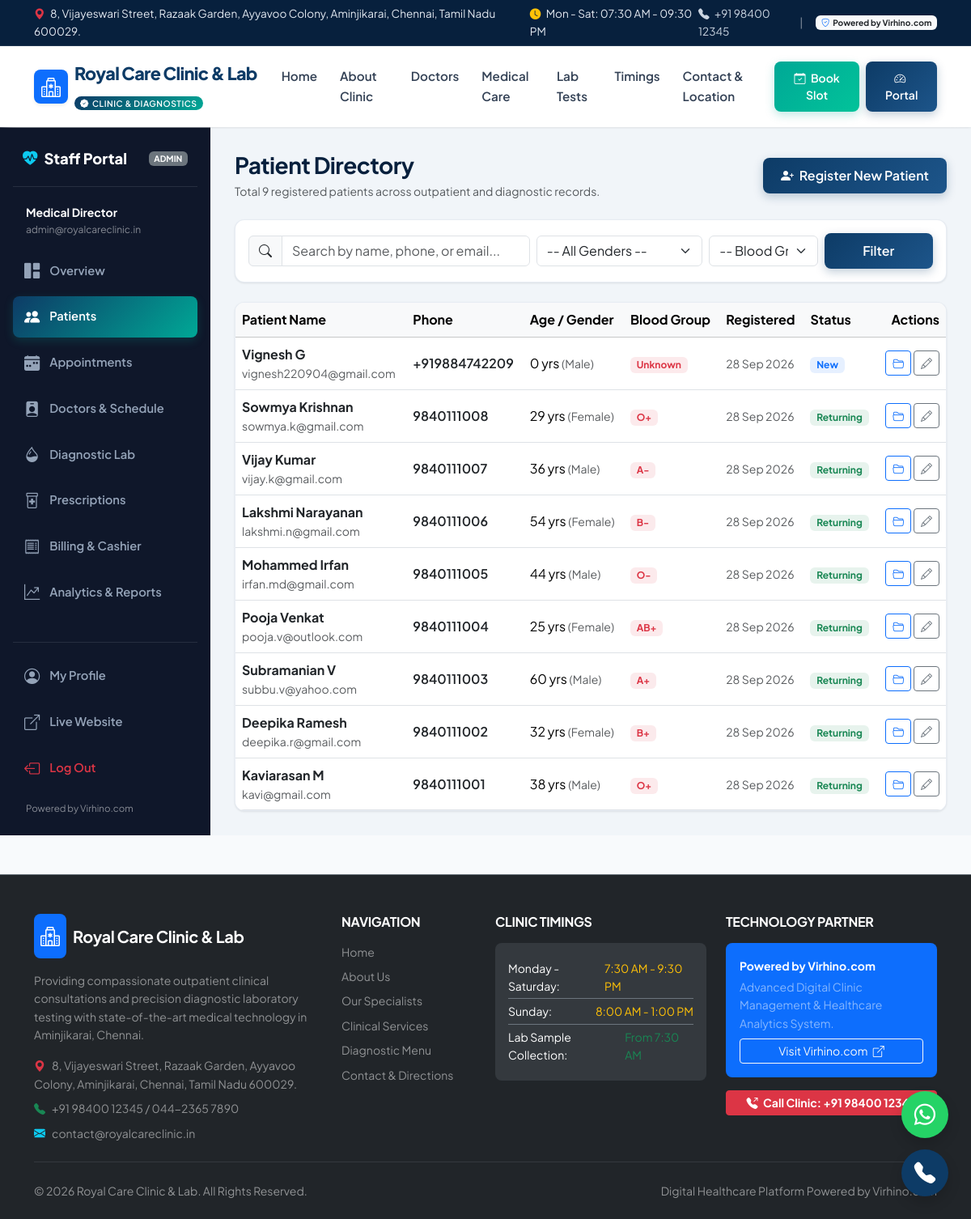
The page /patients/ (signed in) on the database its author committed.
### accounts/models.py (models this page shows, shortened)
class User(AbstractUser):
    ROLE_CHOICES = (
        ('admin', 'Administrator'),
        ('doctor', 'Doctor / Specialist'),
        ('receptionist', 'Receptionist / Front Desk'),
        ('lab_technician', 'Lab Technician / Pathologist'),
        ('patient', 'Patient'),
    )
    role = models.CharField(max_length=20, choices=ROLE_CHOICES, default='receptionist')
    phone = models.CharField(max_length=20, unique=True, null=True, blank=True)
    address = models.TextField(blank=True, null=True)
    avatar = models.ImageField(upload_to='avatars/', blank=True, null=True)
    class Meta:
        ordering = ['username']
        verbose_name = 'User'
        verbose_name_plural = 'Users'
    @property
    def is_staff_member(self):
        return self.role in ['admin', 'doctor', 'receptionist', 'lab_technician'] or self.is_staff

### patients/models.py (models this page shows, shortened)
class Patient(models.Model):
    GENDER_CHOICES = (
        ('male', 'Male'),
        ('female', 'Female'),
        ('other', 'Other'),
    )
    BLOOD_GROUP_CHOICES = (
        ('A+', 'A+'), ('A-', 'A-'),
        ('B+', 'B+'), ('B-', 'B-'),
        ('O+', 'O+'), ('O-', 'O-'),
        ('AB+', 'AB+'), ('AB-', 'AB-'),
        ('Unknown', 'Unknown'),
    )
    first_name = models.CharField(max_length=100)
    last_name = models.CharField(max_length=100, blank=True)
    phone = models.CharField(max_length=20, unique=True, db_index=True)
    email = models.EmailField(blank=True, null=True)
    date_of_birth = models.DateField(null=True, blank=True)
    gender = models.CharField(max_length=10, choices=GENDER_CHOICES, default='other')
    blood_group = models.CharField(max_length=10, choices=BLOOD_GROUP_CHOICES, default='Unknown')
    address = models.TextField(blank=True)
    emergency_contact = models.CharField(max_length=100, blank=True, help_text='Name & Phone')
    allergies = models.TextField(blank=True, help_text='Known drug/food allergies')
    medical_history = models.TextField(blank=True, help_text='Past illnesses, chronic conditions, surgeries')
    created_at = models.DateTimeField(auto_now_add=True, db_index=True)
    updated_at = models.DateTimeField(auto_now=True)
    class Meta:
        ordering = ['-created_at']
        indexes = [
            models.Index(fields=['phone']),
            models.Index(fields=['first_name', 'last_name']),
            models.Index(fields=['created_at']),
        ]
    @property
    def full_name(self):
        return f"{self.first_name} {self.last_name}".strip()
    @property
    def age(self):
        if not self.date_of_birth:
            return 'N/A'
        today = date.today()
        return today.year - self.date_of_birth.year - (
            (today.month, today.day) < (self.date_of_birth.month, self.date_of_birth.day)
        )
    @property
    def is_returning(self):
        return self.appointments.count() > 1 or self.lab_orders.count() > 1

### patients/views.py (the view, shortened to what this page needs)
# urls.py: path('', views.patient_list, name='patient_list'),
@login_required
@staff_required
def patient_list(request):
    search_query = request.GET.get('search', '').strip()
    gender_filter = request.GET.get('gender', '')
    blood_filter = request.GET.get('blood_group', '')
    queryset = Patient.objects.all()
    if gender_filter:
        queryset = queryset.filter(gender=gender_filter)
    if blood_filter:
        queryset = queryset.filter(blood_group=blood_filter)
    paginator = Paginator(queryset, 15)
    page_number = request.GET.get('page')
    patients = paginator.get_page(page_number)
    return render(request, 'patients/list.html', {
        'patients': patients,
        'search_query': search_query,
        'gender_filter': gender_filter,
        'blood_filter': blood_filter,
        'total_count': queryset.count(),
    })

### website/context_processors.py (called while the page is built)
def clinic_info(request):
    return {
        'CLINIC': settings.CLINIC_METADATA,
    }

### templates/patients/list.html (shortened to what this page needs)
{% extends 'dashboard_base.html' %}
{% block dashboard_content %}
<div class="d-flex flex-column flex-md-row justify-content-between align-items-md-center gap-3 mb-4">
  <div>
    <h3 class="fw-bold mb-1">Patient Directory</h3>
    <p class="text-muted small mb-0">Total {{ total_count }} registered patients across outpatient and diagnostic records.</p>
  </div>
  <div>
    <a href="{% url 'patient_create' %}" class="btn btn-primary-custom">
      <i class="bi bi-person-plus-fill me-1"></i> Register New Patient
    </a>
  </div>
</div>
<div class="card card-custom p-3 mb-4">
  <form method="GET" class="row g-2 align-items-center">
    <div class="col-md-5">
      <div class="input-group">
        <span class="input-group-text bg-light"><i class="bi bi-search"></i></span>
        <input type="text" name="search" class="form-control" placeholder="Search by name, phone, or email..." value="{{ search_query }}">
      </div>
    </div>
    <div class="col-md-3">
      <select name="gender" class="form-select">
        <option value="">-- All Genders --</option>
      </select>
    </div>
    <div class="col-md-2">
      <select name="blood_group" class="form-select">
        <option value="">-- Blood Group --</option>
      </select>
    </div>
    <div class="col-md-2 d-flex gap-2">
      <button type="submit" class="btn btn-primary-custom w-100">Filter</button>
    </div>
  </form>
</div>
<div class="card card-custom overflow-hidden">
  <div class="table-responsive">
    <table class="table table-hover align-middle mb-0">
      <thead class="table-light">
        <tr>
          <th>Patient Name</th>
          <th>Phone</th>
          <th>Age / Gender</th>
          <th>Blood Group</th>
          <th>Registered</th>
          <th>Status</th>
          <th class="text-end">Actions</th>
        </tr>
      </thead>
      <tbody>
        {% for patient in patients %}
          <tr>
            <td>
              <a href="{% url 'patient_detail' patient.pk %}" class="fw-bold text-decoration-none text-dark">
                {{ patient.full_name }}
              </a>
              {% if patient.email %}
                <div class="text-muted small">{{ patient.email }}</div>
              {% endif %}
            </td>
            <td>
              <a href="tel:{{ patient.phone }}" class="text-decoration-none text-dark fw-semibold">
                {{ patient.phone }}
              </a>
            </td>
            <td>
              <span>{{ patient.age }} yrs</span>
              <span class="text-muted small">({{ patient.get_gender_display }})</span>
            </td>
            <td>
              <span class="badge bg-danger bg-opacity-10 text-danger fw-bold">{{ patient.blood_group }}</span>
            </td>
            <td>
              <small class="text-muted">{{ patient.created_at|date:"d M Y" }}</small>
            </td>
            <td>
              {% if patient.is_returning %}
                <span class="badge bg-success bg-opacity-10 text-success fw-bold">Returning</span>
              {% else %}
                <span class="badge bg-primary bg-opacity-10 text-primary fw-bold">New</span>
              {% endif %}
            </td>
            <td class="text-end">
              <a href="{% url 'patient_detail' patient.pk %}" class="btn btn-sm btn-outline-primary" title="View Patient File">
                <i class="bi bi-folder2-open"></i>
              </a>
              <a href="{% url 'patient_edit' patient.pk %}" class="btn btn-sm btn-outline-secondary" title="Edit Info">
                <i class="bi bi-pencil"></i>
              </a>
            </td>
          </tr>
        {% empty %}
          <tr>
            <td colspan="7" class="text-center text-muted py-5">No patients found matching your search.</td>
          </tr>
        {% endfor %}
      </tbody>
    </table>
  </div>
</div>
{% endblock %}

### templates/dashboard_base.html
{% extends 'base.html' %}
{% load static %}
{% block content %}
<div class="dashboard-layout">
  <aside class="sidebar no-print">
    <div>
      <div class="sidebar-brand d-flex align-items-center justify-content-between">
        <div class="d-flex align-items-center gap-2">
          <i class="bi bi-heart-pulse-fill text-info"></i>
          <span>Staff Portal</span>
        </div>
        <span class="badge bg-secondary text-uppercase" style="font-size: 0.65rem;">{{ user.role }}</span>
      </div>
      <div class="px-3 mb-3 text-white-50 small">
        <div class="fw-bold text-white">{{ user.get_full_name|default:user.username }}</div>
        <div style="font-size: 0.75rem;">{{ user.email }}</div>
      </div>
      <ul class="sidebar-nav">
        <li>
          <a href="{% url 'dashboard' %}" class="sidebar-link {% if request.resolver_match.url_name == 'dashboard' %}active{% endif %}">
            <i class="bi bi-grid-1x2-fill"></i>
            <span>Overview</span>
          </a>
        </li>
        <li>
          <a href="{% url 'patient_list' %}" class="sidebar-link {% if 'patient' in request.resolver_match.url_name %}active{% endif %}">
            <i class="bi bi-people-fill"></i>
            <span>Patients</span>
          </a>
        </li>
        <li>
          <a href="{% url 'appointment_list' %}" class="sidebar-link {% if 'appointment' in request.resolver_match.url_name %}active{% endif %}">
            <i class="bi bi-calendar-week-fill"></i>
            <span>Appointments</span>
          </a>
        </li>
        <li>
          <a href="{% url 'doctor_list' %}" class="sidebar-link {% if 'doctor' in request.resolver_match.url_name %}active{% endif %}">
            <i class="bi bi-person-badge-fill"></i>
            <span>Doctors & Schedule</span>
          </a>
        </li>
        <li>
          <a href="{% url 'lab_dashboard' %}" class="sidebar-link {% if 'lab' in request.resolver_match.url_name %}active{% endif %}">
            <i class="bi bi-droplet-half"></i>
            <span>Diagnostic Lab</span>
          </a>
        </li>
        <li>
          <a href="{% url 'prescription_list' %}" class="sidebar-link {% if 'prescription' in request.resolver_match.url_name %}active{% endif %}">
            <i class="bi bi-prescription2"></i>
            <span>Prescriptions</span>
          </a>
        </li>
        <li>
          <a href="{% url 'invoice_list' %}" class="sidebar-link {% if 'invoice' in request.resolver_match.url_name %}active{% endif %}">
            <i class="bi bi-receipt"></i>
            <span>Billing & Cashier</span>
          </a>
        </li>
        <li>
          <a href="{% url 'analytics_dashboard' %}" class="sidebar-link {% if 'analytics' in request.resolver_match.url_name or 'report' in request.resolver_match.url_name %}active{% endif %}">
            <i class="bi bi-graph-up-arrow"></i>
            <span>Analytics & Reports</span>
          </a>
        </li>
      </ul>
    </div>
    <div class="pt-3 border-top border-secondary border-opacity-25">
      <ul class="sidebar-nav">
        <li>
          <a href="{% url 'profile' %}" class="sidebar-link {% if request.resolver_match.url_name == 'profile' %}active{% endif %}">
            <i class="bi bi-person-circle"></i>
            <span>My Profile</span>
          </a>
        </li>
        <li>
          <a href="{% url 'home' %}" class="sidebar-link" target="_blank">
            <i class="bi bi-box-arrow-up-right"></i>
            <span>Live Website</span>
          </a>
        </li>
        <li>
          <a href="{% url 'logout' %}" class="sidebar-link text-danger">
            <i class="bi bi-box-arrow-left"></i>
            <span>Log Out</span>
          </a>
        </li>
      </ul>
      <div class="mt-3 px-3 small text-white-50" style="font-size: 0.72rem;">
        {{ CLINIC.BRAND }}
      </div>
    </div>
  </aside>
  <main class="main-content">
    {% block dashboard_content %}{% endblock %}
  </main>
</div>
{% endblock %}

### static/css/style.css (style rules this page uses)
:root { --primary-color: #0d3b66; --primary-dark: #07203d; --primary-light: #1d558a; --secondary-color: #00a896; --secondary-light: #02c39a; --accent-color: #f4a261; --accent-red: #e76f51; --success-color: #10b981; --warning-color: #f59e0b; --info-color: #0284c7; --dark-slate: #0f172a; --text-primary: #1e293b; --text-muted: #64748b; --bg-light: #f8fafc; --bg-white: #ffffff; --card-border: rgba(226, 232, 240, 0.8); --shadow-sm: 0 1px 3px rgba(0,0,0,0.06), 0 1px 2px rgba(0,0,0,0.04); --shadow-md: 0 4px 6px -1px rgba(0,0,0,0.08), 0 2px 4px -1px rgba(0,0,0,0.04); --shadow-lg: 0 10px 15px -3px rgba(0,0,0,0.08), 0 4px 6px -2px rgba(0,0,0,0.04); --shadow-xl: 0 20px 25px -5px rgba(0,0,0,0.1), 0 10px 10px -5px rgba(0,0,0,0.04); --border-radius: 12px; --border-radius-sm: 8px; --transition: all 0.25s cubic-bezier(0.4, 0, 0.2, 1); }
body { font-family: 'Plus Jakarta Sans', 'Inter', -apple-system, BlinkMacSystemFont, "Segoe UI", Roboto, sans-serif; color: var(--text-primary); background-color: var(--bg-light); line-height: 1.6; overflow-x: hidden; }
h1, h2, h3, h4, h5, h6 { font-weight: 700; color: var(--primary-dark); letter-spacing: -0.02em; }
.card-custom { background: var(--bg-white); border: 1px solid var(--card-border); border-radius: var(--border-radius); box-shadow: var(--shadow-sm); transition: var(--transition); overflow: hidden; }
.btn-primary-custom { background: linear-gradient(135deg, var(--primary-color) 0%, var(--primary-light) 100%); color: white; border: none; font-weight: 600; padding: 10px 22px; border-radius: var(--border-radius-sm); transition: var(--transition); box-shadow: 0 4px 12px rgba(13, 59, 102, 0.25); }
.dashboard-layout { display: flex; min-height: calc(100vh - 65px); }
.sidebar { width: 260px; background: #0f172a; color: #cbd5e1; padding: 24px 16px; flex-shrink: 0; display: flex; flex-direction: column; justify-content: space-between; }
.sidebar-brand { font-size: 1.15rem; font-weight: 800; color: white; padding: 0 12px 20px; border-bottom: 1px solid rgba(255,255,255,0.1); margin-bottom: 20px; }
.sidebar-nav { list-style: none; padding: 0; margin: 0; display: flex; flex-direction: column; gap: 6px; }
.sidebar-link { display: flex; align-items: center; gap: 12px; padding: 10px 14px; color: #94a3b8; text-decoration: none; font-weight: 600; font-size: 0.92rem; border-radius: var(--border-radius-sm); transition: var(--transition); }
.sidebar-link i { font-size: 1.2rem; }
.sidebar-link:hover, .sidebar-link.active { color: white; background: rgba(255, 255, 255, 0.08); }
.sidebar-link.active { background: linear-gradient(135deg, var(--primary-color), var(--secondary-color)); color: white; box-shadow: 0 4px 12px rgba(0, 168, 150, 0.2); }
.main-content { flex-grow: 1; padding: 30px; background-color: #f1f5f9; overflow-y: auto; }

### rows shown on the page
User: role "ADMIN", get_full_name "Medical Director", email "admin@royalcareclinic.in"
Patient: full_name "Vignesh G", email "vignesh220904@gmail.com", phone "+919884742209", age "0", gender "Male", blood_group "Unknown", created_at "28 Sep 2026", shows "New"
Patient: full_name "Sowmya Krishnan", email "sowmya.k@gmail.com", phone "9840111008", age "29", gender "Female", blood_group "O+", created_at "28 Sep 2026", shows "Returning"
Patient: full_name "Vijay Kumar", email "vijay.k@gmail.com", phone "9840111007", age "36", gender "Male", blood_group "A-", created_at "28 Sep 2026", shows "Returning"
Patient: full_name "Lakshmi Narayanan", email "lakshmi.n@gmail.com", phone "9840111006", age "54", gender "Female", blood_group "B-", created_at "28 Sep 2026", shows "Returning"
Patient: full_name "Mohammed Irfan", email "irfan.md@gmail.com", phone "9840111005", age "44", gender "Male", blood_group "O-", created_at "28 Sep 2026", shows "Returning"
Patient: full_name "Pooja Venkat", email "pooja.v@outlook.com", phone "9840111004", age "25", gender "Female", blood_group "AB+", created_at "28 Sep 2026", shows "Returning"
Patient: full_name "Subramanian V", email "subbu.v@yahoo.com", phone "9840111003", age "60", gender "Male", blood_group "A+", created_at "28 Sep 2026", shows "Returning"
Patient: full_name "Deepika Ramesh", email "deepika.r@gmail.com", phone "9840111002", age "32", gender "Female", blood_group "B+", created_at "28 Sep 2026", shows "Returning"
Patient: full_name "Kaviarasan M", email "kavi@gmail.com", phone "9840111001", age "38", gender "Male", blood_group "O+", created_at "28 Sep 2026", shows "Returning"

### other values the page prints
{{ CLINIC.ADDRESS }} "8, Vijayeswari Street, Razaak Garden, Ayyavoo Colony, Aminjikarai, Chennai, Tamil Nadu 600029."
{{ CLINIC.HOURS_WEEKDAY }} "Mon - Sat: 07:30 AM - 09:30 PM"
{{ CLINIC.PHONE }} "+91 98400 12345"
{{ CLINIC.BRAND }} "Powered by Virhino.com"
{{ CLINIC.NAME }} "Royal Care Clinic & Lab"
{{ total_count }} "9"
{{ CLINIC.LANDLINE }} "044-2365 7890"
{{ CLINIC.EMAIL }} "contact@royalcareclinic.in"
